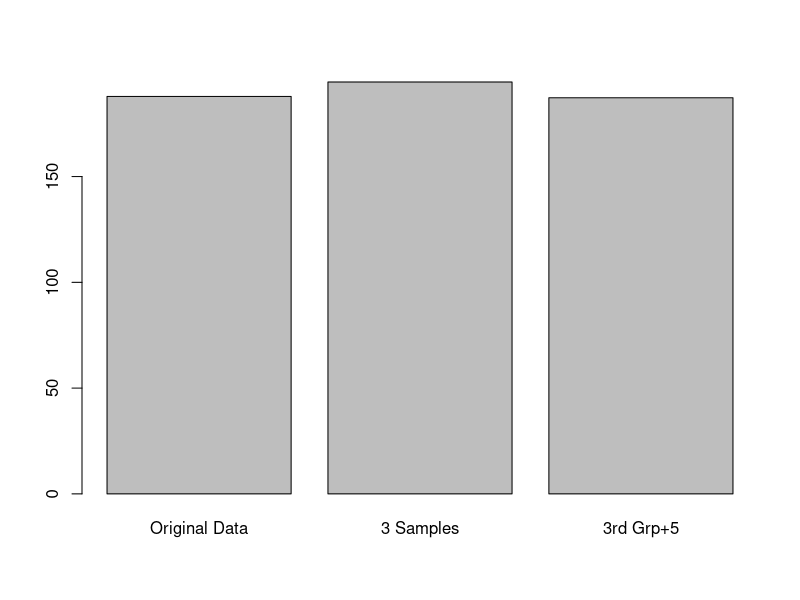

The R script that drew this image:
set.seed(1)
pgrp1 <- sample(precip,20, replace=TRUE)
pgrp2 <- sample(precip,20, replace=TRUE)
pgrp3 <- sample(precip,20, replace=TRUE)
v1 <- var(precip)
v2 <-var(c(pgrp1,pgrp2,pgrp3))
pgrp3 <- pgrp3-5
v3 <- var(c(pgrp1,pgrp2,pgrp3))
barplot(c(v1,v2,v3),names.arg=c("Original Data","3 Samples","3rd Grp+5"))

set.seed(10)  
precipAmount <- sample(precip,60,replace=TRUE)
precipGrp <- as.factor(rep(seq(from=1,to=3,by=1),20))
precipDF <- data.frame(precipAmount, precipGrp)
precipOut <- aov(precipAmount ~ precipGrp, data=precipDF)
summary(precipOut) 

install.packages("BayesFactor")
library("BayesFactor")
set.seed(10)  
precipAmount <- sample(precip,60,replace=TRUE)
precipGrp <- as.factor(rep(seq(from=1,to=3,by=1),20))
precipDF <- data.frame(precipAmount, precipGrp)
precipBayesOut <- anovaBF(precipAmount ~ precipGrp, data=precipDF)
precipBayesOut
mcmcOut <- posterior(precipBayesOut,iterations=10000)
summary(mcmcOut)

precipDF$precipAmount[precipDF$precipGrp==3] <- precipDF$precipAmount[precipDF$precipGrp==3] - 7
precipBayesOut <- anovaBF(precipAmount ~ precipGrp, data=precipDF)
precipBayesOut
mcmcOut <- posterior(precipBayesOut,iterations=10000)
summary(mcmcOut)
